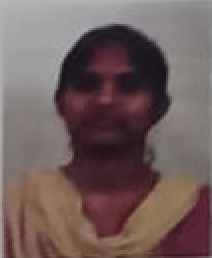
#> input picture scratch/exact_photo_box.png, 106 x 129 px (shown 2 times larger)
$ python -i test_safe_prep.py   (imports and definitions only)
#> lines starting #> are read from the running program, lines starting #| are printed output that depends on the picture
#> further down, picture is the input picture: shape (129, 106, 3); mean B, G, R 92.6, 93.7, 111.9
import cv2
import numpy as np

def safe_preprocess(image):
    h, w = image.shape[:2]
#> h = 129; w = 106
    max_dim = max(h, w)
#> max_dim = 129
    min_dim = min(h, w)
#> min_dim = 106

    # Target max dimension between 1200 and 1800
    if max_dim < 1000:
        scale = min(2.0, 1400.0 / max_dim)
#> scale = 2
        target_w = int(w * scale)
#> target_w = 212
        target_h = int(h * scale)
#> target_h = 258
        image = cv2.resize(image, (target_w, target_h), interpolation=cv2.INTER_CUBIC)
    elif max_dim > 2200:
        scale = 1800.0 / max_dim
        target_w = int(w * scale)
        target_h = int(h * scale)
        image = cv2.resize(image, (target_w, target_h), interpolation=cv2.INTER_AREA)

    # Mild CLAHE only if contrast is low
    gray = cv2.cvtColor(image, cv2.COLOR_BGR2GRAY)
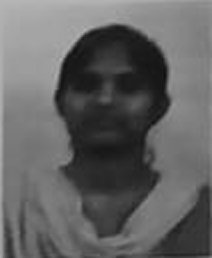
#> gray: shape (258, 212); min 13, max 182, mean 98.9
    if gray.std() < 55:
        lab = cv2.cvtColor(image, cv2.COLOR_BGR2LAB)
#> lab: shape (258, 212, 3); mean of channels 0, 1, 2 104.3, 135.8, 131.6
        l, a, b = cv2.split(lab)
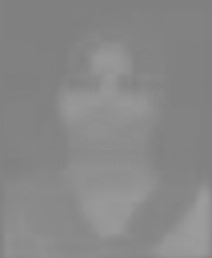
#> a: shape (258, 212); min 126, max 157, mean 135.8
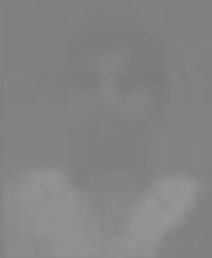
#> b: shape (258, 212); min 121, max 151, mean 131.6
        clahe = cv2.createCLAHE(clipLimit=1.5, tileGridSize=(8, 8))
        cl = clahe.apply(l)
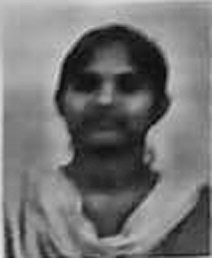
#> cl: shape (258, 212); min 7, max 228, mean 115.7
        image = cv2.cvtColor(cv2.merge((cl, a, b)), cv2.COLOR_LAB2BGR)
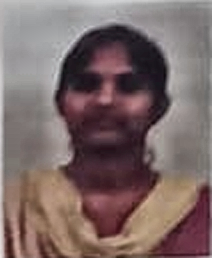
#> image: shape (258, 212, 3); mean B, G, R 103.4, 104.7, 123.4

    return image

>>> import cv2
>>> picture = cv2.imread('exact_photo_box.png')
>>> result = safe_preprocess(picture)

$ run again, on scratch/raw_face_area.png
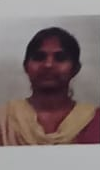
#> input picture scratch/raw_face_area.png, 100 x 170 px
#> picture is the input picture: shape (170, 100, 3); mean B, G, R 111, 111.6, 126
#> lab: shape (340, 200, 3); mean of channels 0, 1, 2 121.5, 134.2, 130.8
#> in safe_preprocess, `l, a, b = cv2.split(lab)`:
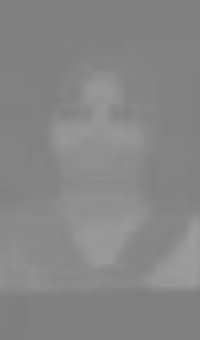
#> a: shape (340, 200); min 125, max 157, mean 134.2
#> in safe_preprocess, `image = cv2.cvtColor(cv2.merge((cl, a, b)), cv2.COLOR_LAB2BGR)`:
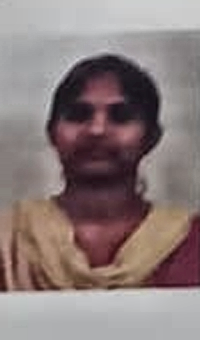
#> image: shape (340, 200, 3); mean B, G, R 122.3, 123.1, 137.9

$ run again, on scratch/test_v1.png
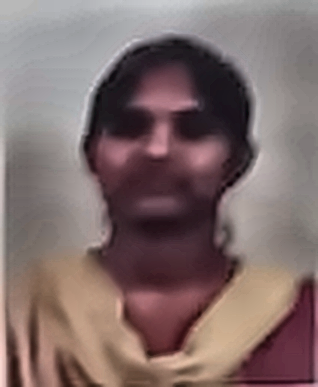
#> input picture scratch/test_v1.png, 318 x 387 px
#> picture is the input picture: shape (387, 318, 3); mean B, G, R 107, 108.2, 127.3
#> lab: shape (774, 636, 3); mean of channels 0, 1, 2 119.3, 135.9, 131.6
#> in safe_preprocess, `cl = clahe.apply(l)`:
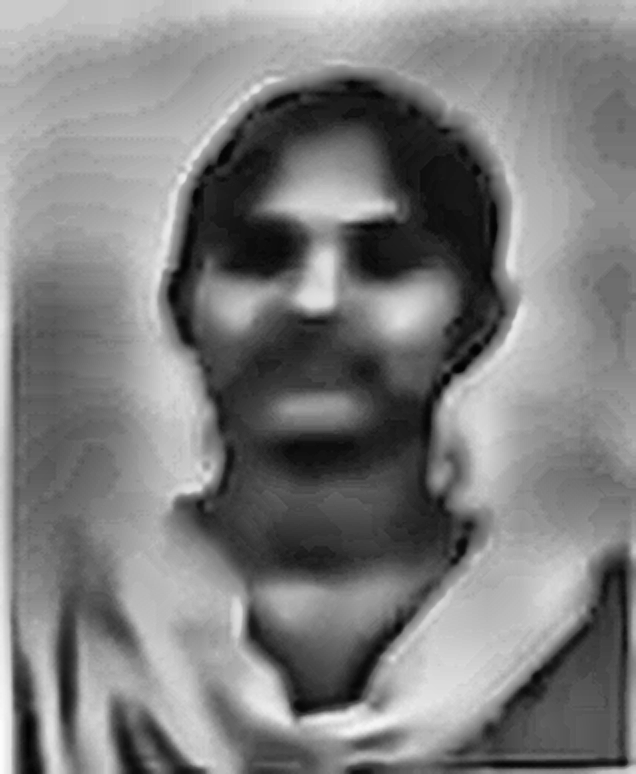
#> cl: shape (774, 636); min 1, max 252, mean 125.5
#> in safe_preprocess, `image = cv2.cvtColor(cv2.merge((cl, a, b)), cv2.COLOR_LAB2BGR)`:
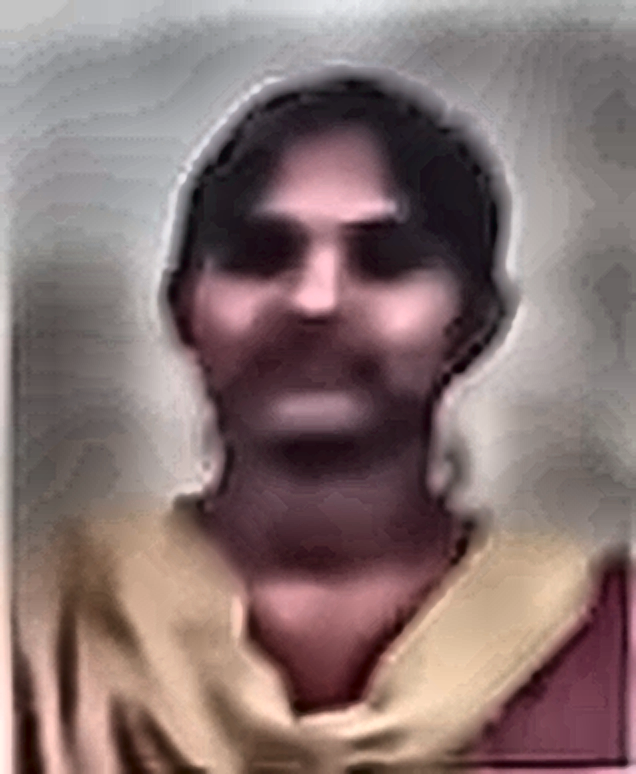
#> image: shape (774, 636, 3); mean B, G, R 113.3, 114.6, 134.1
